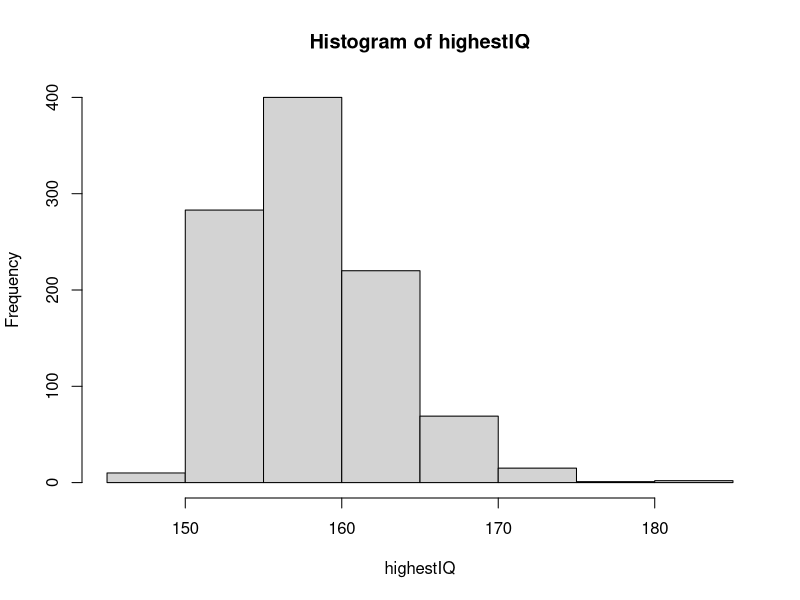
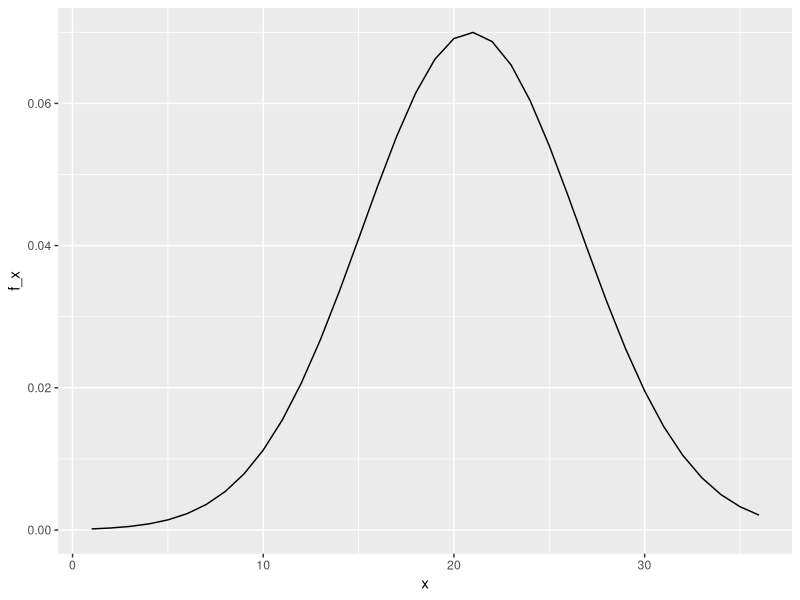
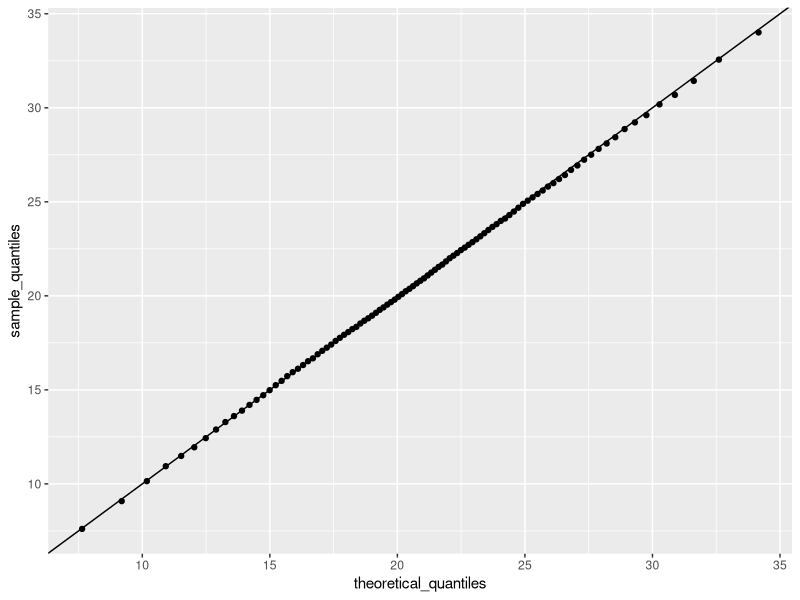

Recreate these plots in R, in order.
## ---- chunk 1
knitr::opts_chunk$set(echo = TRUE)
## ---- chunk 2
# Assign a variable 'female_avg' as the average female height.
female_avg <- 64

# Assign a variable 'female_sd' as the standard deviation for female heights.
female_sd <- 3

# Using variables 'female_avg' and 'female_sd', calculate the probability that a randomly selected female is shorter than 5 feet. Print this value to the console.

pnorm(5*12, 64, 3)
## ---- chunk 3
# Assign a variable 'female_avg' as the average female height.
female_avg <- 64

# Assign a variable 'female_sd' as the standard deviation for female heights.
female_sd <- 3

# Using variables 'female_avg' and 'female_sd', calculate the probability that a randomly selected female is 6 feet or taller. Print this value to the console.
1-pnorm(6*12,64,3)
## ---- chunk 4
# Assign a variable 'female_avg' as the average female height.
female_avg <- 64

# Assign a variable 'female_sd' as the standard deviation for female heights.
female_sd <- 3

# Using variables 'female_avg' and 'female_sd', calculate the probability that a randomly selected female is between the desired height range. Print this value to the console.
pnorm(67,64,3)-pnorm(61,64,3)
## ---- chunk 5
# Assign a variable 'female_avg' as the average female height. Convert this value to centimeters.
female_avg <- 64*2.54

# Assign a variable 'female_sd' as the standard deviation for female heights. Convert this value to centimeters.
female_sd <- 3*2.54

# Using variables 'female_avg' and 'female_sd', calculate the probability that a randomly selected female is between the desired height range. Print this value to the console.

pnorm(67*2.54,female_avg,female_sd)-pnorm(61*2.54,female_avg,female_sd)
## ---- chunk 6
# Assign a variable 'female_avg' as the average female height.
female_avg <- 64

# Assign a variable 'female_sd' as the standard deviation for female heights.
female_sd <- 3

# To a variable named 'taller', assign the value of a height that is one SD taller than average.

taller <- female_avg + female_sd

# To a variable named 'shorter', assign the value of a height that is one SD shorter than average.
shorter <- female_avg - female_sd

# Calculate the probability that a randomly selected female is between the desired height range. Print this value to the console.

pnorm(taller,female_avg,female_sd)-pnorm(shorter,female_avg,female_sd)
## ---- chunk 7
# Assign a variable 'male_avg' as the average male height.
male_avg <- 69

# Assign a variable 'male_sd' as the standard deviation for male heights.
male_sd <- 3

# Determine the height of a man in the 99th percentile of the distribution.

qnorm(.99,male_avg,male_sd)
## ---- chunk 8
# The variable `B` specifies the number of times we want the simulation to run.
B <- 1000

# Use the `set.seed` function to make sure your answer matches the expected result after random number generation.
set.seed(1)

# Create an object called `highestIQ` that contains the highest IQ score from each random distribution of 10,000 people.

highestIQ <- replicate(B,{
ndata <- rnorm(10000,100,15)
max(ndata)
})

# Make a histogram of the highest IQ scores.

hist(highestIQ)
## ---- chunk 9
set.seed(16, sample.kind = "Rounding")
act_scores <- rnorm(10000, 20.9, 5.7)
mean(act_scores)
## ---- chunk 10
sd(act_scores)
## ---- chunk 11
sum(act_scores >= 36)
## ---- chunk 12
mean(act_scores > 30)
## ---- chunk 13
mean(act_scores <= 10)
## ---- chunk 14
library(dplyr)
library(dslabs)
library(ggplot2)
x <- 1:36
f_x <- dnorm(x, 20.9, 5.7)
data.frame(x, f_x) %>%
  ggplot(aes(x, f_x)) +
  geom_line()
## ---- chunk 15
z_scores <- (act_scores - mean(act_scores))/sd(act_scores)
mean(z_scores > 2)
## ---- chunk 16
2*sd(act_scores) + mean(act_scores)
## ---- chunk 17
qnorm(.975, mean(act_scores), sd(act_scores))
## ---- chunk 18
cdf <- sapply(1:36, function (x){
  mean(act_scores <= x)
})
min(which(cdf >= .95))
## ---- chunk 19
qnorm(.95, 20.9, 5.7)
## ---- chunk 20
p <- seq(0.01, 0.99, 0.01)
sample_quantiles <- quantile(act_scores, p)
names(sample_quantiles[max(which(sample_quantiles < 26))])
## ---- chunk 21
p <- seq(0.01, 0.99, 0.01)
sample_quantiles <- quantile(act_scores, p)
theoretical_quantiles <- qnorm(p, 20.9, 5.7)
qplot(theoretical_quantiles, sample_quantiles) + geom_abline()
